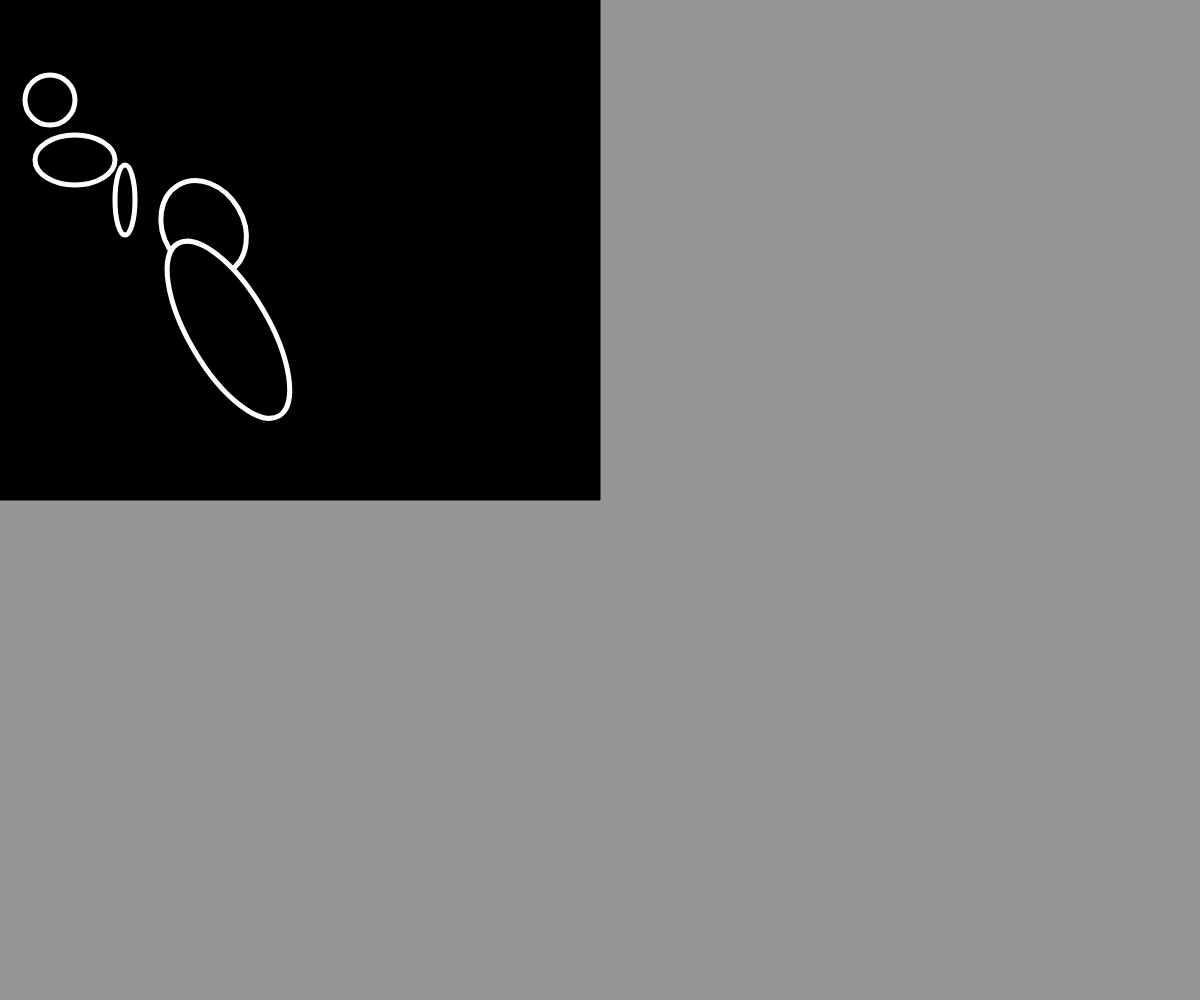
Frame 1 (no input)
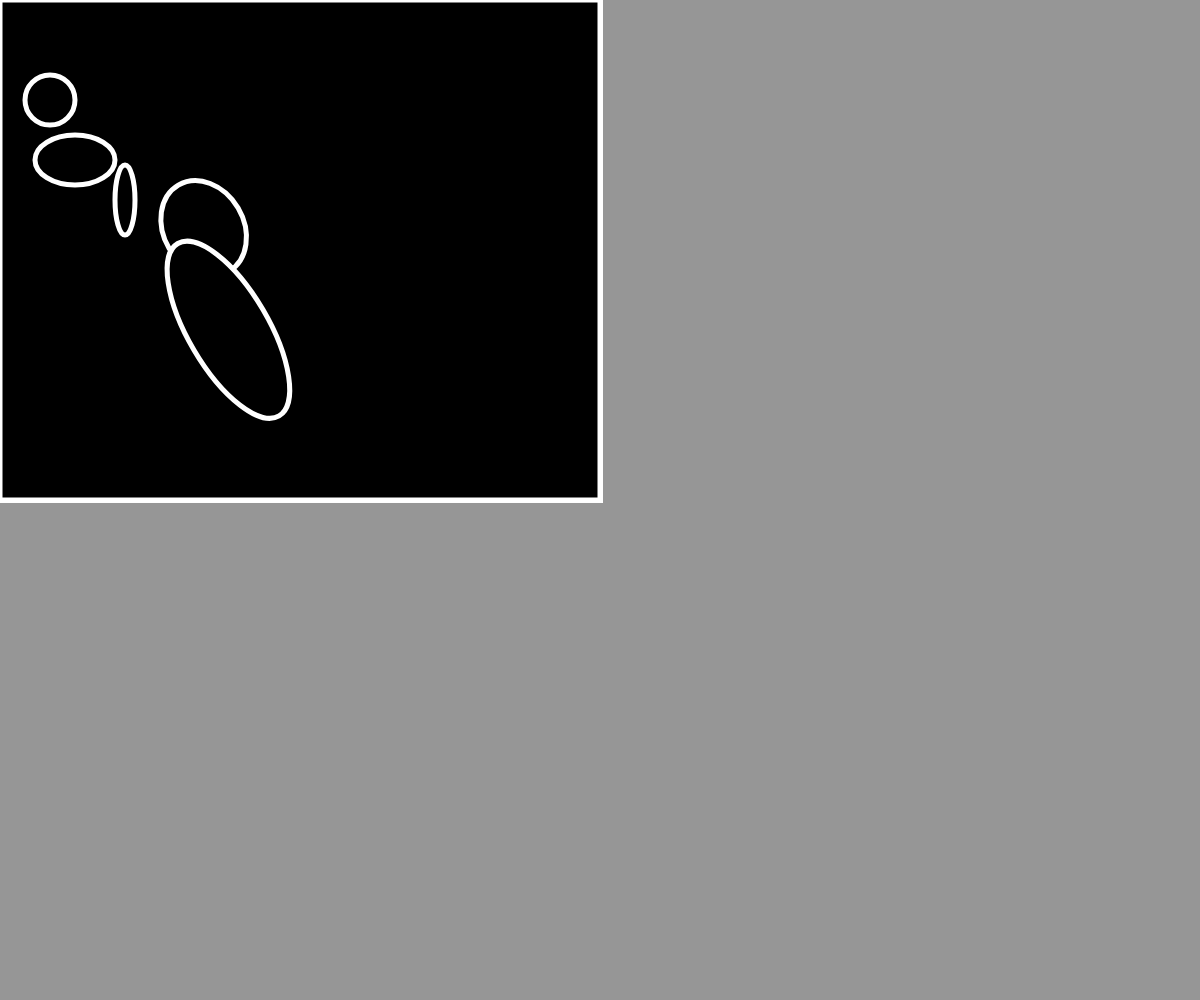
Frame 60 (no input)
Frame 120 (the mouse pressed at the canvas centre since frame 60): identical to frame 60, image omitted

The p5.js sketch that drew these frames (run headless with seeded random() and noise() and a simulated clock; from frame 60 on, the mouse is pressed at the canvas centre):

// p5.js sketch
// ── sketch.js
function setup() {
    createCanvas(windowWidth, windowHeight); 
    background (150,150,150);
}

function draw() {
fill (0);
    rect(0,0,600,500);
    strokeWeight(5);
    stroke(255); 
    ellipse(50, 100, 50, 50);
    ellipse(75,160,80,50);
    ellipse(125,200,20,70);
    angleMode(degrees);
    rotate(100);
    ellipse(60,300,80,100);
    ellipse(30,400,80,200);
}
